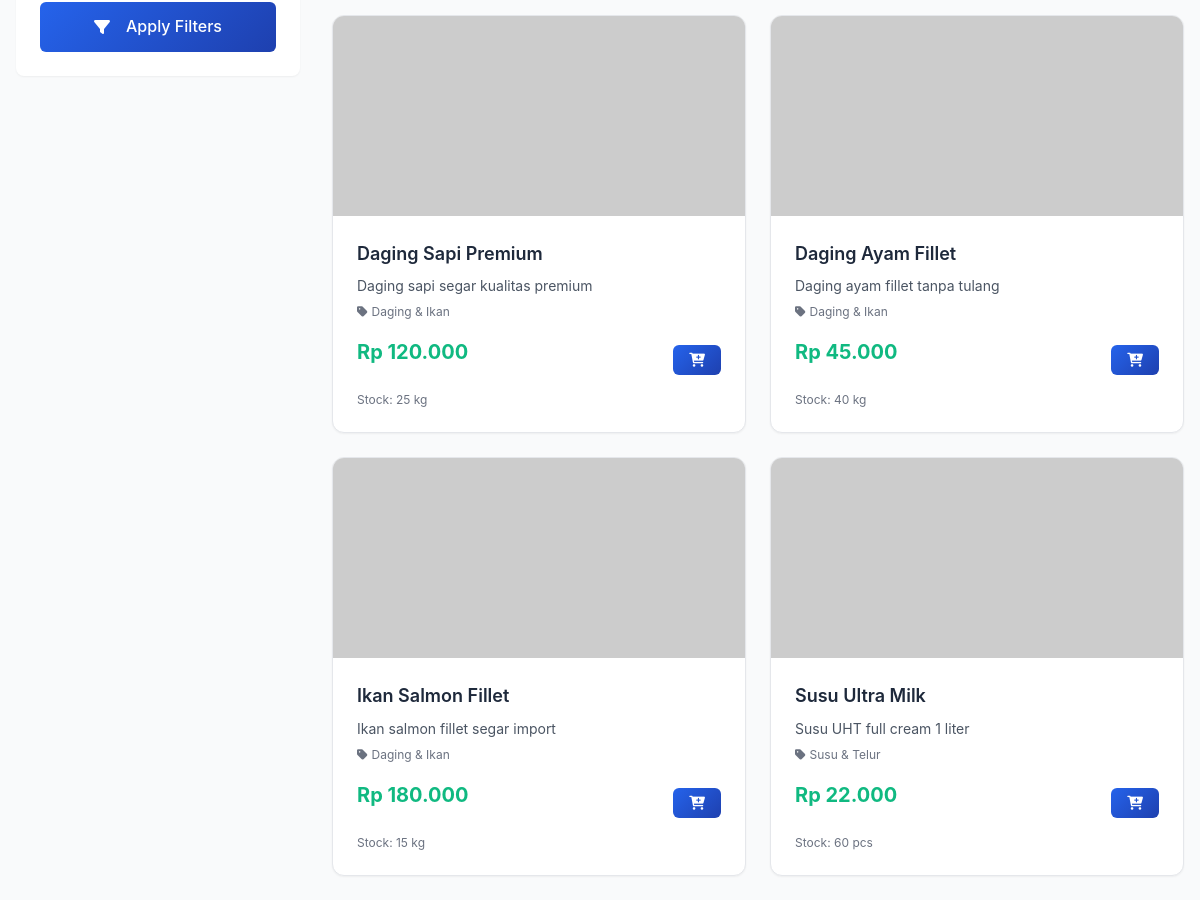
The page /products.php (middle part) on the database as committed earlier.
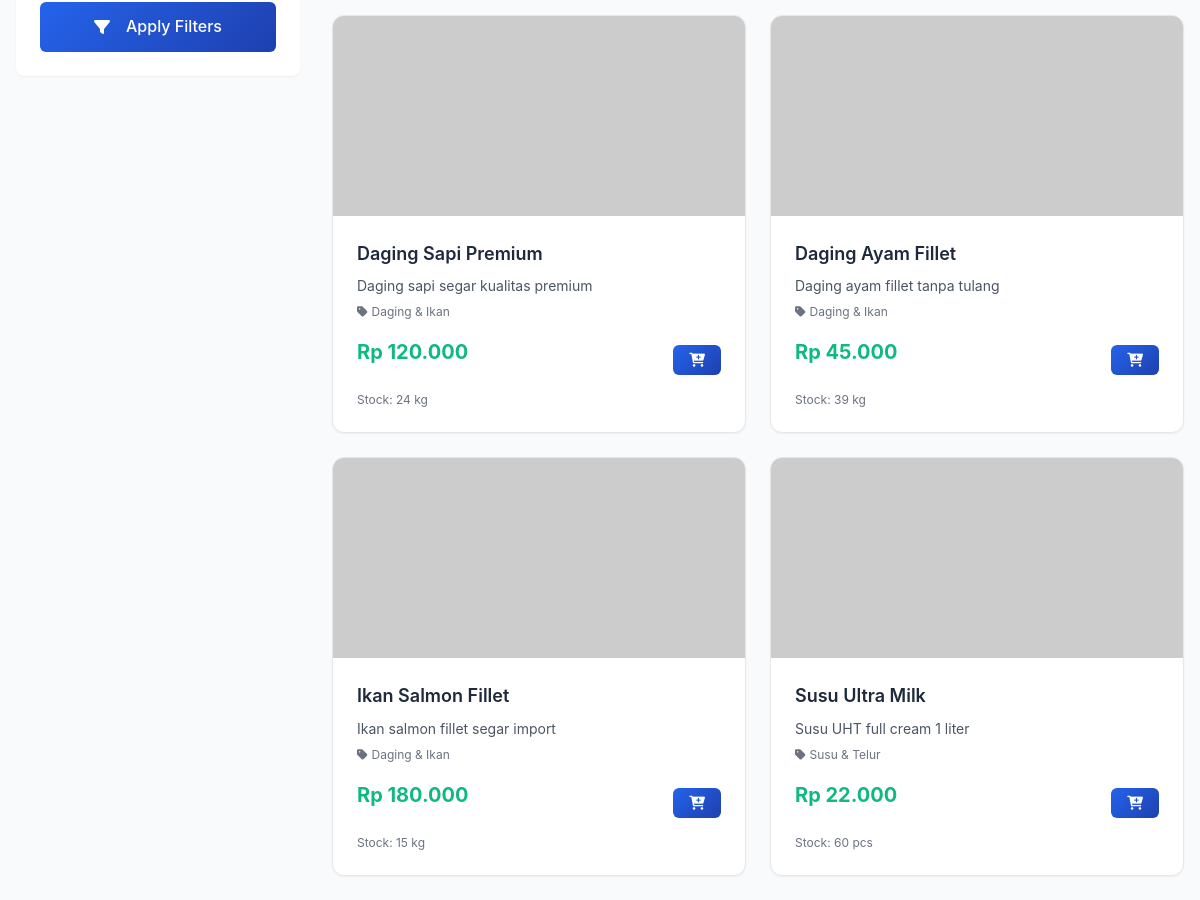
The same page on the database as committed later.
### tables this page shows
CREATE TABLE `products` (
  `id` int(11) NOT NULL,
  `category_id` int(11) DEFAULT NULL,
  `supplier_id` int(11) DEFAULT NULL,
  `sku` varchar(50) NOT NULL,
  `barcode` varchar(50) DEFAULT NULL,
  `nama_produk` varchar(255) NOT NULL,
  `slug` varchar(300) NOT NULL,
  `deskripsi_pendek` varchar(255) DEFAULT NULL,
  `deskripsi_lengkap` text DEFAULT NULL,
  `harga_beli` decimal(12,2) NOT NULL,
  `harga_jual` decimal(12,2) NOT NULL,
  `stok` int(11) DEFAULT 0,
  `minimum_stok` int(11) DEFAULT 5,
  `satuan` varchar(20) DEFAULT 'pcs',
  `berat` decimal(8,2) DEFAULT 0.00,
  `is_featured` tinyint(1) DEFAULT 0,
  `is_available_online` tinyint(1) DEFAULT 1,
  `foto_utama` varchar(255) DEFAULT NULL,
  `status` enum('active','inactive','discontinued') DEFAULT 'active',
  `views` int(11) DEFAULT 0,
  `sales_count` int(11) DEFAULT 0,
  `rating_average` decimal(2,1) DEFAULT 0.0,
  `created_at` timestamp NOT NULL DEFAULT current_timestamp(),
  `updated_at` timestamp NOT NULL DEFAULT current_timestamp() ON UPDATE current_timestamp(),
  `deleted_at` timestamp NULL DEFAULT NULL
);

### includes/functions.php (called while the page is built, shortened)
<?php
function formatRupiah($number) {
    return 'Rp ' . number_format($number, 0, ',', '.');
}
?>

### products.php (the view, shortened to what the changed rows need)
<?php
require_once 'includes/functions.php';
$db = new Database();
$connection = $db->getConnection();
$sort = $_GET['sort'] ?? 'newest';
$query = "SELECT p.*,
                 (SELECT c.nama_kategori
                  FROM product_categories pc
                  JOIN categories c ON pc.category_id = c.id
                  WHERE pc.product_id = p.id
                  ORDER BY c.id LIMIT 1) as nama_kategori
          FROM products p
          WHERE p.status = 'active' AND p.is_available_online = 1";
$params = [];
switch($sort) {
    default:
        $query .= " ORDER BY p.created_at DESC";
}
$page = $_GET['page'] ?? 1;
$limit = 12;
$offset = ($page - 1) * $limit;
$query .= " LIMIT $limit OFFSET $offset";
try {
    $stmt = $connection->prepare($query);
    $stmt->execute($params);
    $products = $stmt->fetchAll(PDO::FETCH_ASSOC);
} catch (PDOException $e) {
    error_log("Products query error: " . $e->getMessage());
    $products = [];
}
?>
<!DOCTYPE html>
<html lang="id">
<head>
    <link href="https://cdnjs.cloudflare.com/ajax/libs/font-awesome/6.0.0/css/all.min.css" rel="stylesheet">
    <link href="https://cdnjs.cloudflare.com/ajax/libs/tailwindcss/2.2.19/tailwind.min.css" rel="stylesheet">
    <link href="assets/css/style.css" rel="stylesheet">
</head>
<body class="bg-gray-50">
    <div class="container py-8">
        <div class="flex flex-col lg:flex-row gap-8">
            <div class="lg:w-3/4">
                <?php if(empty($products)): ?>
                    <div class="card text-center py-12">
                        <i class="fas fa-search text-6xl text-gray-300 mb-4"></i>
                        <h3 class="text-xl font-semibold text-gray-600 mb-2">No products found</h3>
                        <p class="text-gray-500 mb-4">Try adjusting your search or filter criteria</p>
                        <a href="products.php" class="btn btn-primary">Clear Filters</a>
                    </div>
                <?php else: ?>
                    <div class="products-grid">
                        <?php foreach($products as $product): ?>
                        <div class="product-card">
                            <img src="uploads/<?php echo $product['foto_utama'] ?: 'default-product.jpg'; ?>"
                                 alt="<?php echo $product['nama_produk']; ?>"
                                 class="product-image"
                                 onerror="this.src='https://via.placeholder.com/300x200?text=No+Image'">
                            <div class="product-info">
                                <h3 class="product-name"><?php echo $product['nama_produk']; ?></h3>
                                <p class="text-gray-600 text-sm mb-2"><?php echo $product['deskripsi_pendek']; ?></p>
                                <p class="text-gray-500 text-xs mb-3">
                                    <i class="fas fa-tag mr-1"></i><?php echo $product['nama_kategori'] ?: 'Uncategorized'; ?>
                                </p>
                                <div class="product-actions">
                                    <span class="product-price"><?php echo formatRupiah($product['harga_jual']); ?></span>
                                    <?php if($product['stok'] > 0): ?>
                                        <button class="btn btn-primary btn-sm add-to-cart"
                                                data-product-id="<?php echo $product['id']; ?>"
                                                data-product-name="<?php echo htmlspecialchars($product['nama_produk']); ?>"
                                                data-product-price="<?php echo $product['harga_jual']; ?>">
                                            <i class="fas fa-cart-plus"></i>
                                        </button>
                                    <?php else: ?>
                                        <button class="btn btn-outline btn-sm" disabled>
                                            <i class="fas fa-times"></i>
                                        </button>
                                    <?php endif; ?>
                                </div>
                                <?php if($product['stok'] > 0): ?>
                                    <div class="text-xs text-gray-500 mt-2">
                                        Stock: <?php echo $product['stok']; ?> <?php echo $product['satuan']; ?>
                                    </div>
                                <?php endif; ?>
                            </div>
                        </div>
                        <?php endforeach; ?>
                    </div>
                <?php endif; ?>
            </div>
        </div>
    </div>
</body>
</html>

Rows that differ between the two databases and show on the page:
changed products "Rp 120.000": stok "25" → "24"
changed products "Rp 45.000": stok "40" → "39"
